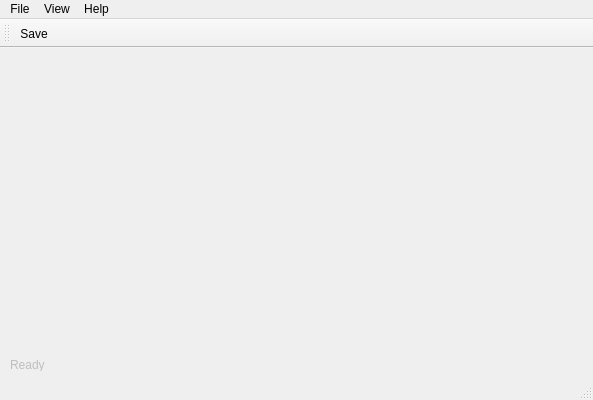
<?xml version="1.0" encoding="UTF-8"?>
<ui version="4.0">
 <class>OrarAppClass</class>
 <widget class="QMainWindow" name="OrarAppClass">
  <property name="geometry">
   <rect>
    <x>0</x>
    <y>0</y>
    <width>593</width>
    <height>400</height>
   </rect>
  </property>
  <property name="windowTitle">
   <string>OrarApp</string>
  </property>
  <widget class="QWidget" name="centralWidget">
   <property name="enabled">
    <bool>false</bool>
   </property>
   <widget class="QLabel" name="statusBarLabel">
    <property name="geometry">
     <rect>
      <x>10</x>
      <y>310</y>
      <width>47</width>
      <height>13</height>
     </rect>
    </property>
    <property name="text">
     <string>Ready</string>
    </property>
   </widget>
  </widget>
  <widget class="QMenuBar" name="menuBar">
   <property name="geometry">
    <rect>
     <x>0</x>
     <y>0</y>
     <width>593</width>
     <height>21</height>
    </rect>
   </property>
   <widget class="QMenu" name="menuFile">
    <property name="title">
     <string>File</string>
    </property>
    <addaction name="actionNew_File"/>
    <addaction name="actionOpen_File"/>
    <addaction name="separator"/>
    <addaction name="actionSave"/>
    <addaction name="separator"/>
    <addaction name="actionClose"/>
   </widget>
   <widget class="QMenu" name="menuView">
    <property name="title">
     <string>View</string>
    </property>
   </widget>
   <widget class="QMenu" name="menuHelp">
    <property name="title">
     <string>Help</string>
    </property>
   </widget>
   <addaction name="menuFile"/>
   <addaction name="menuView"/>
   <addaction name="menuHelp"/>
  </widget>
  <widget class="QStatusBar" name="statusBar"/>
  <widget class="QToolBar" name="toolBar">
   <property name="windowTitle">
    <string>toolBar</string>
   </property>
   <attribute name="toolBarArea">
    <enum>TopToolBarArea</enum>
   </attribute>
   <attribute name="toolBarBreak">
    <bool>false</bool>
   </attribute>
   <addaction name="actionSave_2"/>
  </widget>
  <action name="actionNew_File">
   <property name="text">
    <string>New File</string>
   </property>
  </action>
  <action name="actionOpen_File">
   <property name="text">
    <string>Open File</string>
   </property>
  </action>
  <action name="actionSave">
   <property name="text">
    <string>Save</string>
   </property>
  </action>
  <action name="actionClose">
   <property name="text">
    <string>Close</string>
   </property>
  </action>
  <action name="actionSave_2">
   <property name="text">
    <string>Save</string>
   </property>
  </action>
 </widget>
 <layoutdefault spacing="6" margin="11"/>
 <resources>
  <include location="OrarApp.qrc"/>
 </resources>
 <connections/>
 <slots>
  <slot>onClick()</slot>
 </slots>
</ui>
